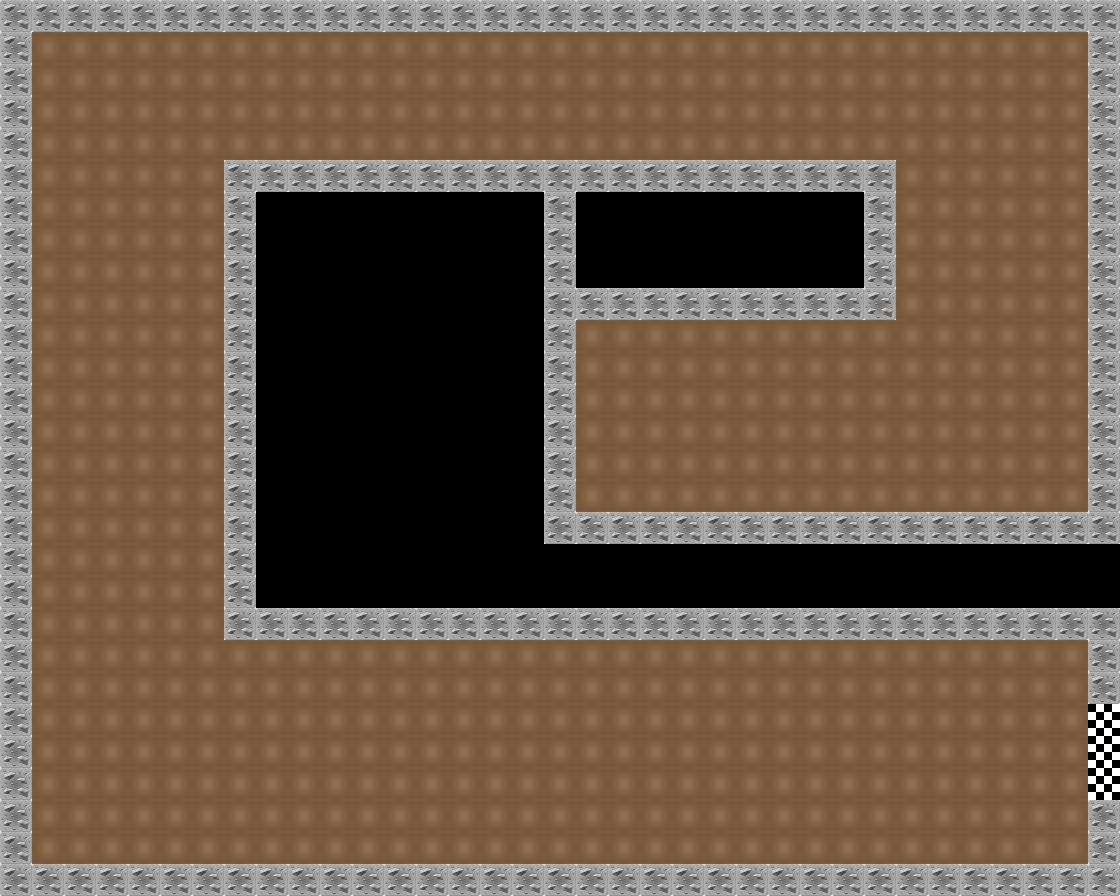

Below is a game level as drawn by its tile map, then a one-line description and the .tmx file that defines it, in full:
An orthogonal 35x28 tile map with 32x32 px tiles, 1 tile layer (Kachelebene 1), 3 tilesets.

<map version="1.0" tiledversion="2018.07.13" orientation="orthogonal" renderorder="right-down" width="35" height="28" tilewidth="32" tileheight="32" infinite="0" nextlayerid="3" nextobjectid="1">
 <tileset firstgid="1" name="Wand" tilewidth="32" tileheight="32" tilecount="1" columns="1">
  <image source="rocky01.png" width="32" height="32" />
  <tile id="0">
   <properties>
    <property name="Wand" value="" />
   </properties>
  </tile>
 </tileset>
 <tileset firstgid="2" name="Boden" tilewidth="32" tileheight="32" tilecount="1" columns="1">
  <image source="Boden.png" width="32" height="32" />
 </tileset>
 <tileset firstgid="3" name="FinishFlag" tilewidth="32" tileheight="32" tilecount="1" columns="1">
  <image source="FinishFlag.png" width="32" height="32" />
  <tile id="0">
   <properties>
    <property name="Ziel" value="" />
   </properties>
  </tile>
 </tileset>
 <layer id="2" name="Kachelebene 1" width="35" height="28" locked="1">
  <data encoding="csv">
1,1,1,1,1,1,1,1,1,1,1,1,1,1,1,1,1,1,1,1,1,1,1,1,1,1,1,1,1,1,1,1,1,1,1,
1,2,2,2,2,2,2,2,2,2,2,2,2,2,2,2,2,2,2,2,2,2,2,2,2,2,2,2,2,2,2,2,2,2,1,
1,2,2,2,2,2,2,2,2,2,2,2,2,2,2,2,2,2,2,2,2,2,2,2,2,2,2,2,2,2,2,2,2,2,1,
1,2,2,2,2,2,2,2,2,2,2,2,2,2,2,2,2,2,2,2,2,2,2,2,2,2,2,2,2,2,2,2,2,2,1,
1,2,2,2,2,2,2,2,2,2,2,2,2,2,2,2,2,2,2,2,2,2,2,2,2,2,2,2,2,2,2,2,2,2,1,
1,2,2,2,2,2,2,1,1,1,1,1,1,1,1,1,1,1,1,1,1,1,1,1,1,1,1,1,2,2,2,2,2,2,1,
1,2,2,2,2,2,2,1,0,0,0,0,0,0,0,0,0,1,0,0,0,0,0,0,0,0,0,1,2,2,2,2,2,2,1,
1,2,2,2,2,2,2,1,0,0,0,0,0,0,0,0,0,1,0,0,0,0,0,0,0,0,0,1,2,2,2,2,2,2,1,
1,2,2,2,2,2,2,1,0,0,0,0,0,0,0,0,0,1,0,0,0,0,0,0,0,0,0,1,2,2,2,2,2,2,1,
1,2,2,2,2,2,2,1,0,0,0,0,0,0,0,0,0,1,1,1,1,1,1,1,1,1,1,1,2,2,2,2,2,2,1,
1,2,2,2,2,2,2,1,0,0,0,0,0,0,0,0,0,1,2,2,2,2,2,2,2,2,2,2,2,2,2,2,2,2,1,
1,2,2,2,2,2,2,1,0,0,0,0,0,0,0,0,0,1,2,2,2,2,2,2,2,2,2,2,2,2,2,2,2,2,1,
1,2,2,2,2,2,2,1,0,0,0,0,0,0,0,0,0,1,2,2,2,2,2,2,2,2,2,2,2,2,2,2,2,2,1,
1,2,2,2,2,2,2,1,0,0,0,0,0,0,0,0,0,1,2,2,2,2,2,2,2,2,2,2,2,2,2,2,2,2,1,
1,2,2,2,2,2,2,1,0,0,0,0,0,0,0,0,0,1,2,2,2,2,2,2,2,2,2,2,2,2,2,2,2,2,1,
1,2,2,2,2,2,2,1,0,0,0,0,0,0,0,0,0,1,2,2,2,2,2,2,2,2,2,2,2,2,2,2,2,2,1,
1,2,2,2,2,2,2,1,0,0,0,0,0,0,0,0,0,1,1,1,1,1,1,1,1,1,1,1,1,1,1,1,1,1,1,
1,2,2,2,2,2,2,1,0,0,0,0,0,0,0,0,0,0,0,0,0,0,0,0,0,0,0,0,0,0,0,0,0,0,0,
1,2,2,2,2,2,2,1,0,0,0,0,0,0,0,0,0,0,0,0,0,0,0,0,0,0,0,0,0,0,0,0,0,0,0,
1,2,2,2,2,2,2,1,1,1,1,1,1,1,1,1,1,1,1,1,1,1,1,1,1,1,1,1,1,1,1,1,1,1,1,
1,2,2,2,2,2,2,2,2,2,2,2,2,2,2,2,2,2,2,2,2,2,2,2,2,2,2,2,2,2,2,2,2,2,1,
1,2,2,2,2,2,2,2,2,2,2,2,2,2,2,2,2,2,2,2,2,2,2,2,2,2,2,2,2,2,2,2,2,2,1,
1,2,2,2,2,2,2,2,2,2,2,2,2,2,2,2,2,2,2,2,2,2,2,2,2,2,2,2,2,2,2,2,2,2,3,
1,2,2,2,2,2,2,2,2,2,2,2,2,2,2,2,2,2,2,2,2,2,2,2,2,2,2,2,2,2,2,2,2,2,3,
1,2,2,2,2,2,2,2,2,2,2,2,2,2,2,2,2,2,2,2,2,2,2,2,2,2,2,2,2,2,2,2,2,2,3,
1,2,2,2,2,2,2,2,2,2,2,2,2,2,2,2,2,2,2,2,2,2,2,2,2,2,2,2,2,2,2,2,2,2,1,
1,2,2,2,2,2,2,2,2,2,2,2,2,2,2,2,2,2,2,2,2,2,2,2,2,2,2,2,2,2,2,2,2,2,1,
1,1,1,1,1,1,1,1,1,1,1,1,1,1,1,1,1,1,1,1,1,1,1,1,1,1,1,1,1,1,1,1,1,1,1
</data>
 </layer>
</map>
